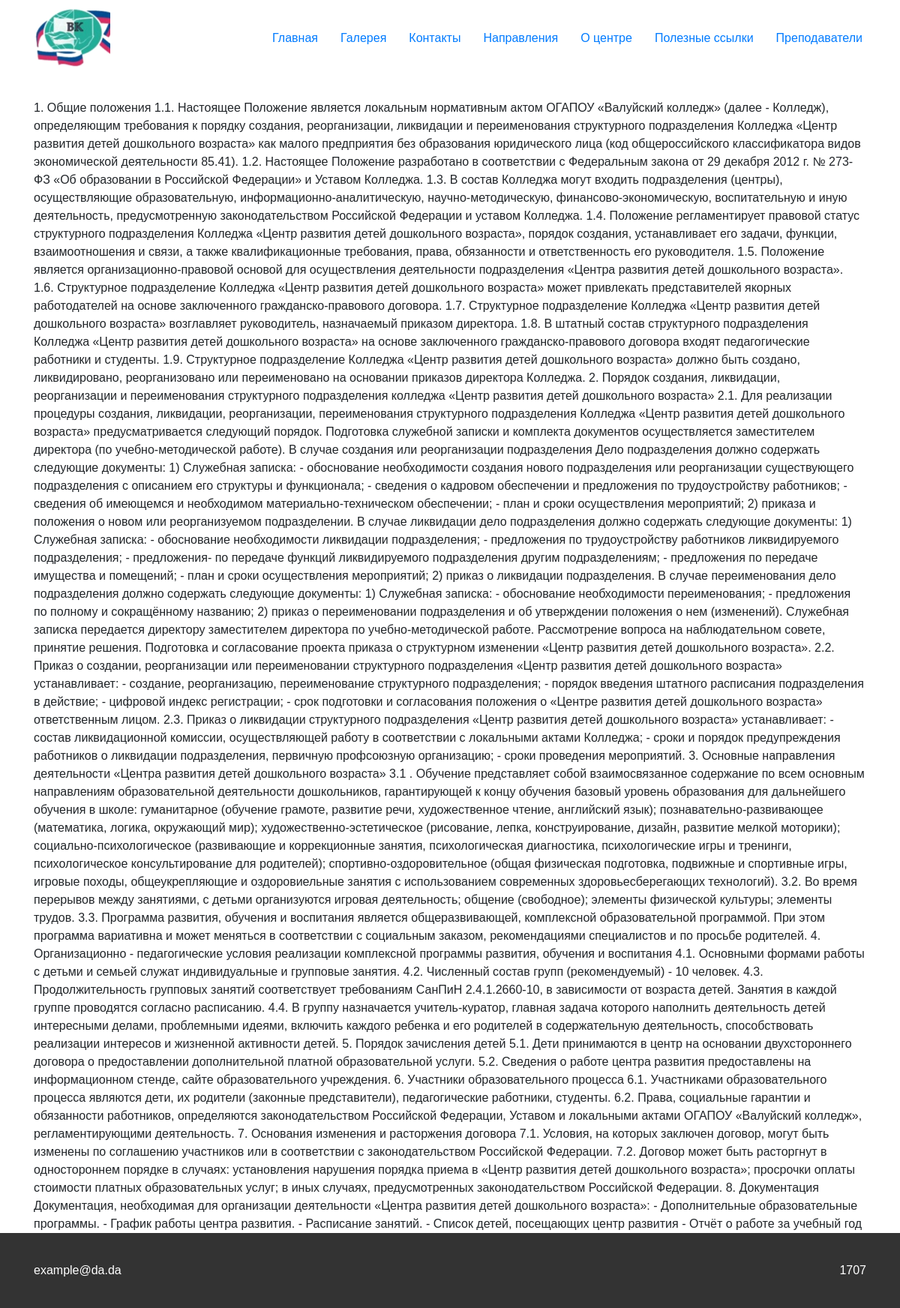
Screenshot of /info/О центре/ with the database file from the repository.
### main/models.py (models this page shows, shortened)
class InfoPages(models.Model):
    name = models.CharField('название страницы', max_length=40, unique=True)
    content = models.TextField('текст страницы')

class GeneralInfo(models.Model):
    contact_email = models.CharField('имейл, который будет показываться на каждой странице сайта', max_length=50)
    contact_phone = models.CharField('номер телефона, который будет показываться на каждой странице сайта', max_length=50)
    class Meta:
        verbose_name = "общая информация"
        verbose_name_plural = "общая информация"

### main/views.py (the view)
# urls.py: path('info/<str:page_name>/', views.AboutView.as_view()),
class AboutView(View):
    def get(self, request, page_name):
        page = InfoPages.objects.get(name=page_name)
        return render(request, 'about.html', {'page': page})

### main/context_processor.py (called while the page is built)
def extras(request):
    general = GeneralInfo.objects.get(id=1)
    info_pages = InfoPages.objects.values('name')
    return {'general': general, 'info_pages': info_pages}

### templates/about.html
{% extends 'base.html' %}
{% block content %}
    <div class="container">
    {{ page.content|safe }}
    </div>
{% endblock content %}

### templates/include/footer.html
<footer class="footer">
        <div class="container footer__container">
            <div class="email">
                {{ general.contact_email }}
            </div>
            <div class="tel">
                {{ general.contact_phone }}
            </div>
        </div>
    </footer>

### static/css/style.css (style rules this page uses)
body { font-family: 'PT Sans', sans-serif; }
*, *::before, *::after { -webkit-box-sizing: border-box; box-sizing: border-box; }
.footer { background-color: #333333; }
.footer__container { display: -webkit-box; display: -ms-flexbox; display: flex; -webkit-box-pack: justify; -ms-flex-pack: justify; justify-content: space-between; -webkit-box-align: center; -ms-flex-align: center; align-items: center; color: #fff; min-height: 100px; }

### rows the page displays
InfoPages: content "1. Общие положения 1.1. Настоящее Положение является локальным нормативным актом ОГАПОУ «Валуйский колледж» (далее - Колледж), определяющим требования к порядку создания, реорганизации, ликвидации и переименования структурного подразделения Колледжа «Центр развития детей дошкольного возраста» как малого предприятия без образования юридического лица (код общероссийского классификатора видов экономической деятельности 85.41). 1.2. Настоящее Положение разработано в соответствии с Федеральным закона от 29 декабря 2012 г. № 273-ФЗ «Об образовании в Российской Федерации» и Уставом Колледжа. 1.3. В состав Колледжа могут входить подразделения (центры), осуществляющие образовательную,…"
GeneralInfo: contact_email "example@da.da", contact_phone "1707"

### other values shown
{{ i.name }} "Контакты" "Направления" "О центре" "Полезные ссылки" "Преподаватели"
